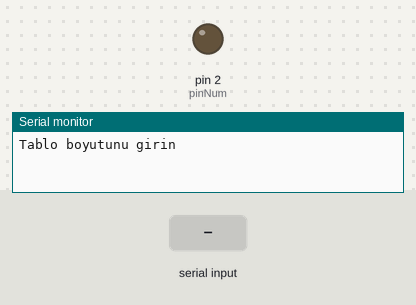
Recording of a sketch running on a simulated Arduino Uno, built with avr-gcc and run on an emulated ATmega328P. Parts: output pins drawn as LEDs (lit = HIGH), the last lines printed to the serial monitor. The test bench sets the inputs (shaded band).

Above: at 2.9 s.
3.0 s: "1,90\n" received over Serial
At 4.2 s:
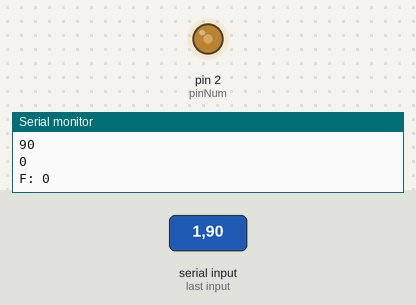
Timing chart, 0 to 6.0 s (numbered marks = the images above; inputs shaded):
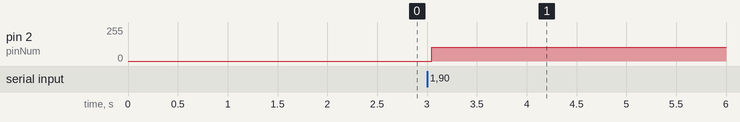

The sketch:

quiz1.ino
```cpp
int array[10][10];
int value;
int F = 0;
int pinNum = 2;
int result;
int n;


void createArray(int n){
  for (int i = 0; i < n; i++) {
    for (int j = 0; j < n; j++) {
      Serial.print(i);
      Serial.print(j);
      Serial.println(".Değer");
      while (Serial.available() > 0) {
      Serial.read();
      }
      while (!Serial.available()) {}
      value = Serial.parseInt();
      array[i][j] = value;
    }
  }
}

int sumF(int n) {
   for (int k = 0; k < n; k++) {
    result = 0;
    for (int i = 0; i < n; i++) {
      for (int j = 0; j < n; j++) {
        if (i != k && j != k) {
          result += array[i][j];
        }
      }
    }
      Serial.println(result);
    F += result;
  }
  return F;
}

void writeArray(int n){
  for(int i = 0; i< n; i++){
 for(int j = 0; j<n; j++){
    Serial.print(array[i][j]);
    Serial.print("\t");

  }
  Serial.println();
}
}


void setup() {

  Serial.begin(9600);
  delay(2000);
  pinMode(pinNum, OUTPUT);

  Serial.println("Tablo boyutunu girin ");
  while (!Serial.available()) {}
  n = Serial.parseInt();

  createArray(n);
  writeArray(n);
  F = sumF(n);
  Serial.println("F: " + String(F));

}

void loop() {
  digitalWrite(pinNum, HIGH);
  delay(F);
  digitalWrite(pinNum, LOW);
  delay(F);
}
```

Measured:
- after the input at 3.0 s, pin 2 (pinNum): 0/255 → 105/255 after 0.05 s
